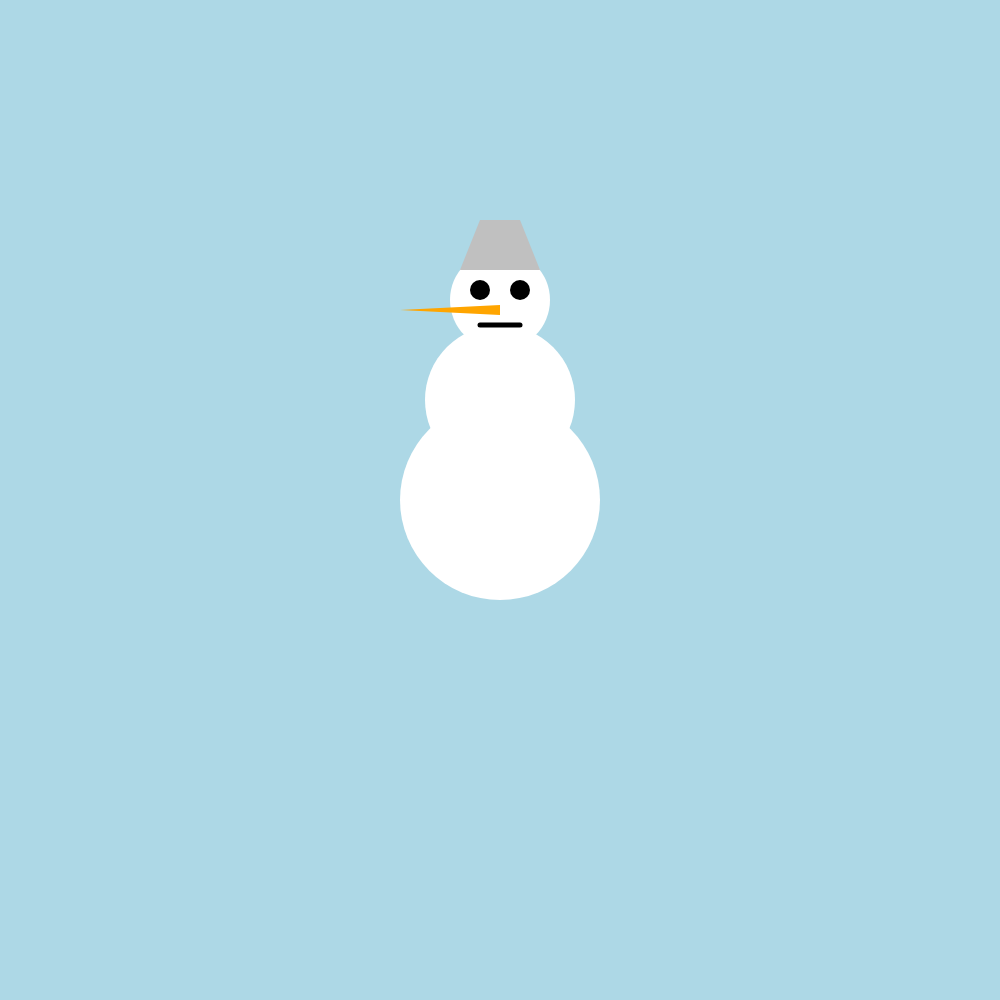
Frame 1 (no input)
Frame 60 (no input): identical to frame 1, image omitted
Frame 120 (the mouse pressed at the canvas centre since frame 60): identical to frame 1, image omitted

The p5.js sketch that drew this single still picture (run headless with seeded random() and noise() and a simulated clock; from frame 60 on, the mouse is pressed at the canvas centre):

// p5.js sketch
// ── sketch.js
/* BOILERPLATE

function setup() {
	createCanvas(1000, 1000)
	background('lightblue')
	fill('white')
	noStroke()
	ellipse(500,500,200,200)
	ellipse(500,400,150,150)
	ellipse(500,300,100,100)
	fill('black')
	ellipse(480, 290, 20, 20)
	ellipse(520, 290, 20, 20)
	fill('orange')
	triangle(500, 305, 400, 310, 500, 315)
	strokeWeight(5)
	stroke('black')
	line(480, 325, 520,325)
	noStroke()
	fill('silver')
	quad(460, 270, 480, 220, 520, 220, 540, 270)
}
function draw() {
        	
}
*/

// создайте вашу переменную здесь
function setup() {
	createCanvas(1000, 1000)
	background('lightblue')
	let centerX = width/2
	let centerY = height/2
	fill('white')
	noStroke()
	ellipse(centerX,centerY,200,200)
	ellipse(centerX,centerY-100,150,150)
	ellipse(centerX,centerY-200,100,100)
	fill('black')
	ellipse(centerX-20, centerY-210, 20, 20)
	ellipse(centerX+20, centerY-210, 20, 20)
	fill('orange')
	triangle(centerX, centerY-195, centerX-100, centerY-190, centerX, centerY-185)
	strokeWeight(5)
	stroke('black')
	line(centerX-20, centerY-175, centerX+20,centerY-175)
	noStroke()
	fill('silver')
	quad(centerX-40, centerY-230, centerX-20, centerY-280, centerX+20, centerY-280, centerX+40, centerY-230)
}
function draw() {
        	
}
